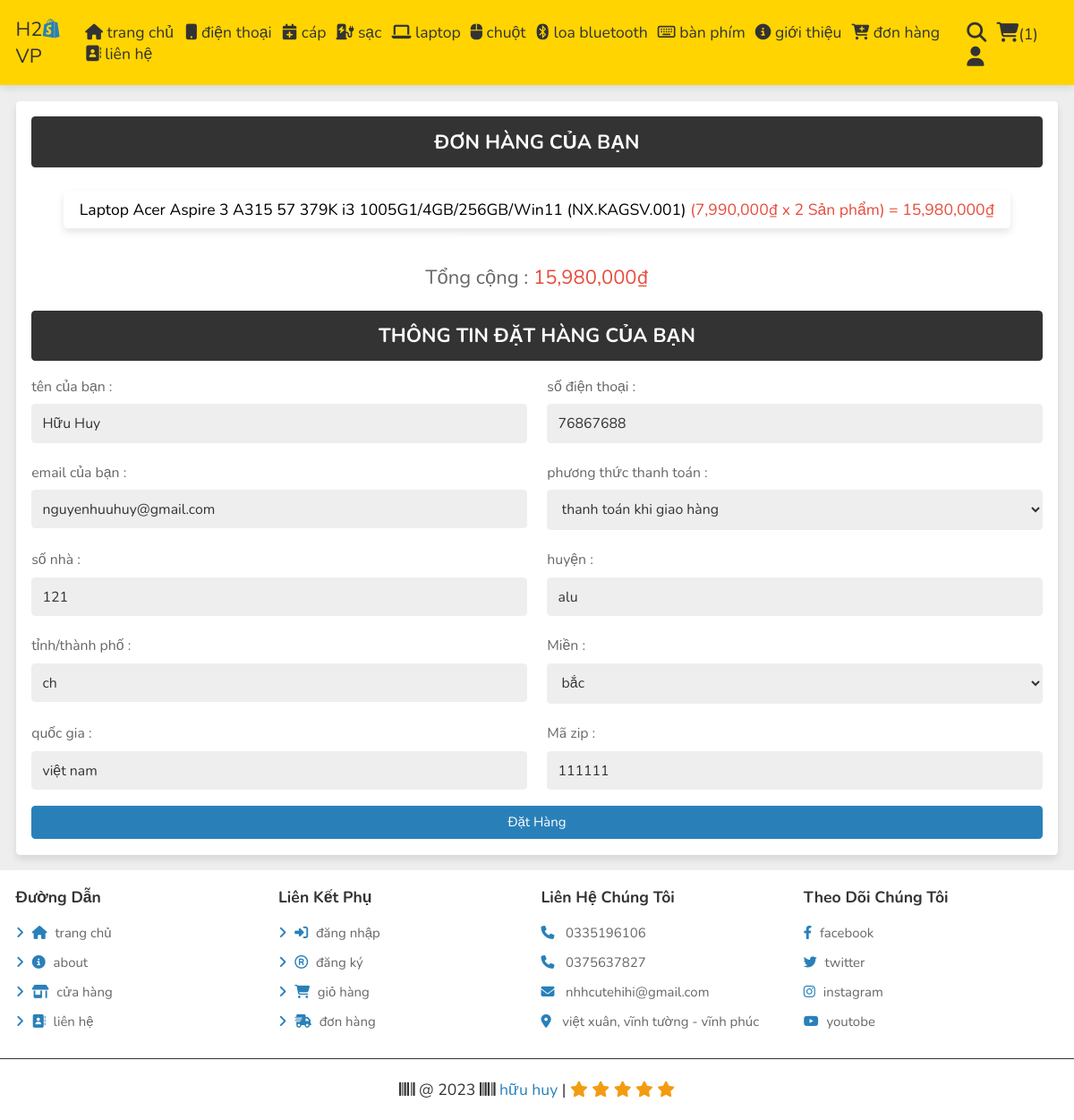
Screenshot of /thanh_toán.php (signed in) with the database file from the repository.
### tables this page shows
CREATE TABLE `cart` (
  `id` int(100) NOT NULL,
  `user_id` int(100) NOT NULL,
  `sp` int(100) NOT NULL,
  `name` varchar(100) NOT NULL,
  `key_word_sp` varchar(100) NOT NULL,
  `import_price` int(100) NOT NULL,
  `price` int(100) NOT NULL,
  `total` int(100) NOT NULL,
  `quantity` int(100) NOT NULL,
  `image` varchar(100) NOT NULL
);

CREATE TABLE `products` (
  `id` int(200) NOT NULL,
  `name` varchar(200) NOT NULL,
  `key_word` varchar(200) NOT NULL,
  `brand` varchar(100) NOT NULL,
  `quantity_sp` int(200) NOT NULL,
  `details` varchar(2000) NOT NULL,
  `details1` varchar(2000) NOT NULL,
  `details2` varchar(2000) NOT NULL,
  `details3` varchar(2000) NOT NULL,
  `details4` varchar(2000) NOT NULL,
  `details5` varchar(2000) NOT NULL,
  `import_price` int(200) NOT NULL,
  `price` int(200) NOT NULL,
  `discount` int(200) NOT NULL,
  `image_01` varchar(100) NOT NULL,
  `image_02` varchar(100) NOT NULL,
  `image_03` varchar(100) NOT NULL,
  `details_1` varchar(200) NOT NULL,
  `details_2` varchar(200) NOT NULL,
  `details_3` varchar(200) NOT NULL,
  `details_4` varchar(200) NOT NULL,
  `details_5` varchar(200) NOT NULL,
  `details_6` varchar(200) NOT NULL,
  `details_7` varchar(200) NOT NULL,
  `details_8` varchar(200) NOT NULL,
  `details_9` varchar(200) NOT NULL,
  `details_10` varchar(200) NOT NULL,
  `details_11` varchar(200) NOT NULL,
  `date` datetime NOT NULL DEFAULT current_timestamp()
);

CREATE TABLE `users` (
  `id` int(100) NOT NULL,
  `name` varchar(200) NOT NULL,
  `phone_number` int(200) NOT NULL,
  `email` varchar(200) NOT NULL,
  `password` varchar(200) NOT NULL,
  `image` varchar(200) NOT NULL,
  `flat` varchar(200) NOT NULL,
  `street` varchar(200) NOT NULL,
  `city` varchar(200) NOT NULL,
  `pin_code` varchar(200) NOT NULL,
  `date_time` datetime NOT NULL DEFAULT current_timestamp()
);

### thanh_toán.php (the view, shortened to what this page needs)
<?php
include 'components/connect.php';
if(isset($_SESSION['user_id'])){
   $user_id = $_SESSION['user_id'];
}else{
   $user_id = '';
   header('location:login.php');
};
?>
<!DOCTYPE html>
<html lang="en">
<head>
   <link rel="stylesheet" href="https://cdnjs.cloudflare.com/ajax/libs/font-awesome/6.1.1/css/all.min.css">
   <link rel="stylesheet" href="css/style.css">
</head>
<body>
<?php include 'components/user_header.php'; ?>
<section class="checkout-orders">
   <form action="" method="POST">
   <?php
               $name_user = $conn->prepare("SELECT * FROM `users` WHERE id = ? ");
               $name_user->execute([$user_id]);
      ?>
   <h3>đơn hàng của bạn</h3>
      <div class="display-orders">
      <?php
         $grand_total = 0;
         $select_cart = $conn->prepare("SELECT * FROM `cart` WHERE user_id = ?");
         $select_cart->execute([$user_id]);
         if($select_cart->rowCount() > 0){
            while($fetch_cart = $select_cart->fetch(PDO::FETCH_ASSOC)){
               $post_sp = $fetch_cart['sp'];
               $ttsp = $fetch_cart['price'] * $fetch_cart['quantity'];
               $grand_total += ($fetch_cart['price'] * $fetch_cart['quantity']);
               $count_products_quantity_sp = $conn->prepare("SELECT * FROM `products` WHERE id = ? ");
               $count_products_quantity_sp->execute([$post_sp]);
               while($total_quantity_sp = $count_products_quantity_sp->fetch(PDO::FETCH_ASSOC)){
      ?>
         <p> <?= $fetch_cart['name']; ?> <span>(<?= ''.number_format($fetch_cart['price']).'₫  x '. $fetch_cart['quantity'] .' Sản phẩm'; ?>) = <?= number_format($ttsp).'₫ '; ?></span></p>
         <input type="text" name="product_id">
      <?php
                  }
            }
         }else{
            echo '<p class="empty">Giỏ của bạn trống trơn!</p>';
         }
      ?>
         <div class="grand-total">Tổng cộng : <span><?= number_format($grand_total); ?>₫ </span></div>
      </div>
      <h3>thông tin đặt hàng của bạn</h3>
      <div class="flex">
         <div class="inputBox">
            <span>tên của bạn :</span>
            <input type="text" name="name" placeholder="nhập tên của bạn" class="box" maxlength="20" required value="<?= $fetch_profile["name"]; ?>">
         </div>
         <div class="inputBox">
            <span>số điện thoại :</span>
            <input type="number" name="number" placeholder="nhập số điện thoại nhận hàng" value="<?= $fetch_profile["phone_number"]; ?>"  class="box" min="0" max="9999999999" onkeypress="if(this.value.length == 10) return false;"  required>
         </div>
         <div class="inputBox">
            <span> email của bạn :</span>
            <input type="email" name="email" placeholder="nhập email của bạn" class="box" maxlength="50" required value="<?= $fetch_profile["email"]; ?>">
         </div>
         <div class="inputBox">
            <span>phương thức thanh toán :</span>
            <select name="method" class="box" required>
               <option value="thanh toán khi giao hàng">thanh toán khi giao hàng</option>
            </select>
         </div>
         <div class="inputBox">
            <span> số nhà  :</span>
            <input type="text" name="flat" placeholder="ví dụ: số nhà"  class="box"  value="<?= $fetch_profile["flat"]; ?>" maxlength="50" required>
         </div>
         <div class="inputBox">
            <span> huyện :</span>
            <input type="text" name="street" placeholder="ví dụ: huyện" class="box"  value="<?= $fetch_profile["street"]; ?>" maxlength="50" required>
         </div>
         <div class="inputBox">
            <span>tỉnh/thành phố :</span>
            <input type="text" name="city" placeholder="ví dụ: Hà Hội" class="box"  value="<?= $fetch_profile["city"]; ?>" maxlength="50" required>
         </div>
         <div class="inputBox">
            <span>Miền :</span>
            <select name="state" class="box" required>
               <option value="bắc">bắc</option>
            </select>
         </div>
         <div class="inputBox">
            <span>quốc gia :</span>
            <input type="text" class="box"  value ="việt nam" name="country" readonly>
         </div>
         <div class="inputBox">
            <span>Mã zip :</span>
            <input type="number" min="0" name="pin_code"  value="<?= $fetch_profile["pin_code"]; ?>" placeholder="ví dụ: 123456" min="0" max="999999" onkeypress="if(this.value.length == 6) return false;" class="box" required>
         </div>
      </div>
      <input type="submit" name="order" class="btn <?= ($grand_total > 1)?'':'disabled'; ?>" value="đặt hàng">
   </form>
</section>
<?php include 'components/cuối_trang_user.php'; ?>
</body>
</html>

### css/style.css (style rules this page uses)
:root { --main-color:#2980b9; --orange:#f39c12; --green:#27ae60; --red:#e74c3c; --black:#333; --white:#fff; --light-color:#666; --light-colo2:#999; --light-bg:#eee; --border:.1rem solid var(--black); --box-shadow:0 .5rem 1rem rgba(0,0,0,.1); }
* { font-family: 'Nunito', sans-serif; margin:0; padding:0; box-sizing: border-box; outline: none; border:none; text-decoration: none; }
html { font-size: 62.5%; overflow-x: hidden; }
body { background-color: var(--light-bg); }
section { padding:2rem; max-width: 1500px; margin:0 auto; }
.btn, .delete-btn, .option-btn { display: block; width: 100%; margin-top: 1rem; border-radius: .5rem; padding:1rem 3rem; font-size: 1.7rem; text-transform: capitalize; color:var(--white); cursor: pointer; text-align: center; }
.btn { background-color: var(--main-color); }
.display-orders { text-align: center; padding-bottom: 0; }
.display-orders p { display: inline-block; padding:1rem 2rem; margin:1rem .5rem; font-size: 2rem; text-align: center; background-color: var(--white); box-shadow: var(--box-shadow); border-radius: .5rem; }
.display-orders p span { color:var(--red); }
.display-orders .grand-total { margin-top: 1.5rem; margin-bottom: 2.5rem; font-size: 2.5rem; color:var(--light-color); }
.display-orders .grand-total span { color:var(--red); }
.checkout-orders form { padding:2rem; background-color: var(--white); box-shadow: var(--box-shadow); border-radius: .5rem; }
.checkout-orders form h3 { border-radius: .5rem; background-color: var(--black); color:var(--white); padding:1.5rem 1rem; text-align: center; text-transform: uppercase; margin-bottom: 2rem; font-size: 2.5rem; }
.checkout-orders form .flex { display: flex; flex-wrap: wrap; gap:1.5rem; justify-content: space-between; }
.checkout-orders form .flex .inputBox { width: 49%; }
.checkout-orders form .flex .inputBox .box { width: 100%; border-radius: .5rem; font-size: 1.8rem; color:var(--black); padding:1.2rem 1.4rem; margin:1rem 0; background-color: var(--light-bg); }
.checkout-orders form .flex .inputBox span { font-size: 1.8rem; color:var(--light-color); }
@media (max-width:1250px) { html { font-size: 55%; } }

### rows the page displays
cart: name "Laptop Acer Aspire 3 A315 57 379K i3 1005G1/4GB/256GB/Win11 (NX.KAGSV.001)", price "7,990,000", quantity "2", ttsp "15,980,000"
users: name "Hữu Huy", number "76867688", email "nguyenhuuhuy@gmail.com", flat "121", street "alu", city "ch", pin_code "111111"

### other values shown
$total_cart_counts "1"
$grand_total "15,980,000"
